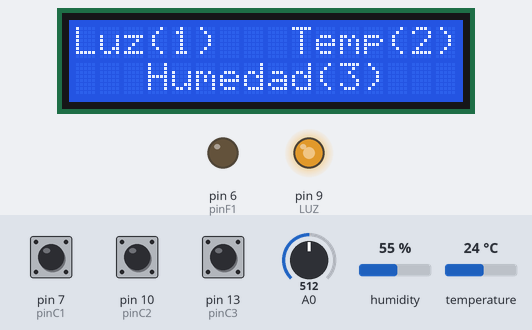
This sketch was run on a simulated Arduino Uno, built with avr-gcc and run on an emulated ATmega328P. On the bench: 16×2 character LCD, output pins drawn as LEDs (lit = HIGH). The inputs (shaded band) are chosen by the test bench; at power-on: pin 7 (pinC1) HIGH, pin 10 (pinC2) HIGH, pin 13 (pinC3) HIGH, A0 = 512, humidity 55 %, temperature 24 °C. What the sketch prints to the serial monitor is not drawn.

Above: at 1.4 s.
1.5 s: pin 7 (pinC1) pulled LOW for 1 s
At 2.7 s:
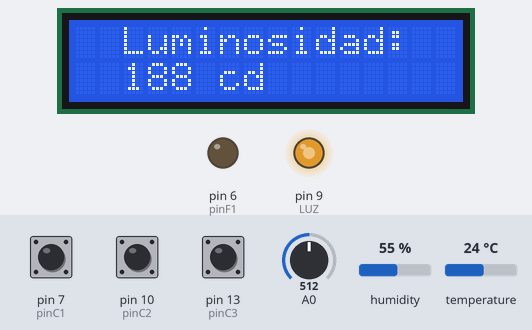
7.0 s: pin 10 (pinC2) pulled LOW for 1 s
At 7.4 s:
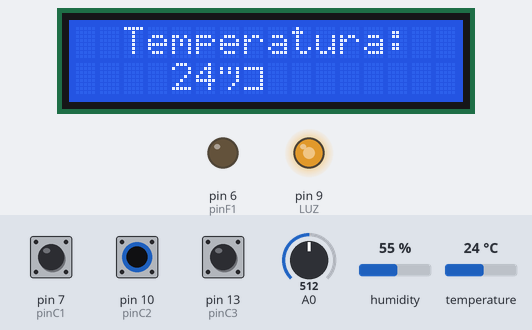
12.4 s: pin 13 (pinC3) pulled LOW for 1 s
At 13.4 s:
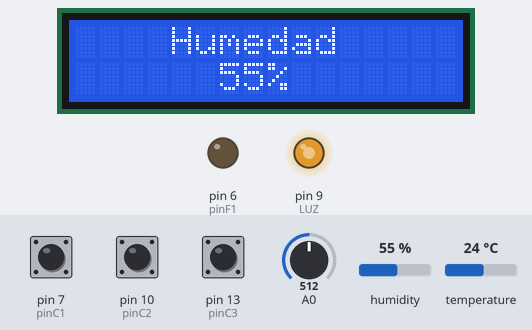
17.9 s: A0 set to 716
At 19.1 s:
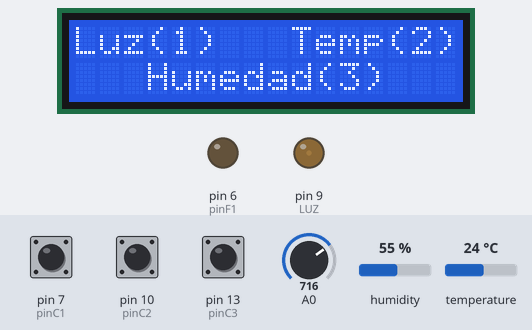
19.5 s: A0 set to 900
At 20.5 s:
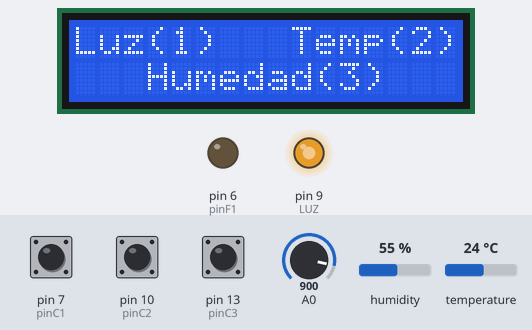
21.1 s: pin 7 (pinC1) pulled LOW for 3.2 s
At 22.1 s:
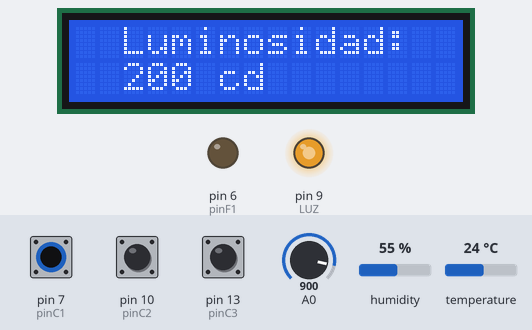
Timing chart, 0 to 24.1 s (numbered marks = the images above; inputs shaded):
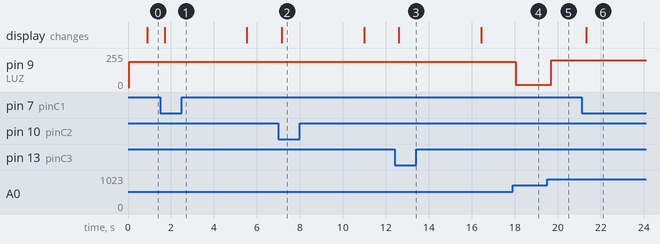

The sketch:

Sensores.ino
```cpp
// Libreria para Sensor DHT
#include <DHT.h>

// Libreria para Display LCD
#include  <LiquidCrystal.h>

 // luminosidad
#define LUZ 9
int cant_luz;
int ldr;

// Teperatura y humedad
int SENSOR = 8;
int temp, humedad;

DHT dht (SENSOR, DHT11); //id del sensor. Puede ser DHT11 o DHT22

// Pantalla
LiquidCrystal lcd(12, 11, 5, 4, 3, 2);  // pantalla

// Teclado
// Salidas digitales
#define pinF1 6   // Fila 1
#define pinC1 7   // Columna 1 = numero 1
#define pinC2 10  // Columna 2 = numero 2
#define pinC3 13  // Columna 3 = numero 3

void setup (){

  Serial.begin(9600); //Inicia comunicación serial

//luz
  pinMode(LUZ,OUTPUT); //Configurar el pin 3 como una salida de PWM

// funcion dht
  dht.begin();

// función lcd
  lcd.begin(16, 2);

// teclado
  pinMode(pinF1,OUTPUT);  // Fila 1
  pinMode(pinC1,INPUT_PULLUP);  //Columna 1, número = 1
  pinMode(pinC2,INPUT_PULLUP);  //Columna 2, número = 2
  pinMode(pinC3,INPUT_PULLUP);  //Columna 3, número = 3


}

void loop (){

// Se llaman para que los sensores comiencen su funcionamiento
  Luminosidad();
  Humedad();

// Método del teclado despues de que el sensor comience
  Teclado();

}

void Luminosidad (){
 /*
  Enciende un LED de manera proporcional de
  acuerdo a la cantidad de luz que incida en una
  fotocelda.
*/
  ldr = analogRead(A0);

//Verifica el valor máximo y realizar una conversión
  cant_luz = 700 - ldr;

//Condicional para establecer un valor absoluto
  if ( cant_luz < 0)
    cant_luz = cant_luz * -1; //Multiplicar por -1 porque es negativo
  //Imprimir datos del valor de la lectura análoga de la fotocelda

    Serial.print("LDR : ");
    Serial.print(ldr);
    Serial.println("");

  //Imprimir datos del valor de la conversión
    Serial.print("Luz : ");
    Serial.print(cant_luz);
    Serial.println("");

  //Escritura análoga de PWM en el LED de acuerdo a la conversión
  analogWrite(LUZ, cant_luz);
  delay(300);
  //Retardo para datos en la consola

}

void Humedad (){
  humedad = dht.readHumidity();  // lee temperatura
  temp = dht.readTemperature();   // lee humedad

  Serial.print("Temperatura: ");
  Serial.println(temp);

  Serial.print("Humedad: ");
  Serial.print(humedad);
  Serial.println("%");

  delay(500);
}

void Teclado (){
  lcd.home(); // Iniciamos el curso del lcd en el inicio

  // Menu de selección
  lcd.print("Luz(1)");
  lcd.print("   Temp(2)");
  lcd.setCursor(0,1);
  lcd.print("   Humedad(3)");


  digitalWrite(pinF1,LOW);  // detecta fila a usar

  // Al seleccionar 1, 2 o 3 imprime el valor de luz, temperatura o humedad respectivamente.
  // Numero 1
  if(digitalRead(pinC1)==LOW){  // luminosidad

      lcd.clear(); // limpia primero la pantalla
      lcd.print("  Luminosidad:");
      lcd.setCursor(0,1);     // (columna 0, renglon 1)
      lcd.print("  ");
      lcd.print(cant_luz);   // imprime valor en la pantalla
      lcd.print(" cd ");
      delay(3000);

    // numero 2
  }else  if(digitalRead(pinC2)==LOW){ // Temperatura

      lcd.clear(); // limpia primero la pantalla
      lcd.print("  Temperatura: ");
      lcd.setCursor(0,1); // (columna 0, renglon 1)
      lcd.print("    ");
      lcd.print(temp); // imprime valor en la pantalla
      lcd.print("º");
      delay(3000);

    // numero 3
  }else  if(digitalRead(pinC3)==LOW){ // Humedad

    lcd.clear();  // limpia primero la pantalla
    lcd.print("    Humedad");
    lcd.setCursor(0,1); // (columna 0, renglon 1)
    lcd.print("      ");
    lcd.print(humedad);   // imprime valor en la pantalla
    lcd.print("%");
    delay(3000);

  }
}
```

Measured:
- after the input at 1.5 s, the display: changes after 0.21 s (image 1)
- after the input at 7.0 s, the display: changes after 0.16 s (image 2)
- after the input at 12.4 s, the display: changes after 0.21 s (image 3)
- after the input at 17.9 s, pin 9 (LUZ): 188/255 → 16/255 after 0.15 s
- after the input at 19.5 s, pin 9 (LUZ): 16/255 → 200/255 after 0.19 s
- after the input at 21.1 s, the display: changes after 0.23 s (image 6)
